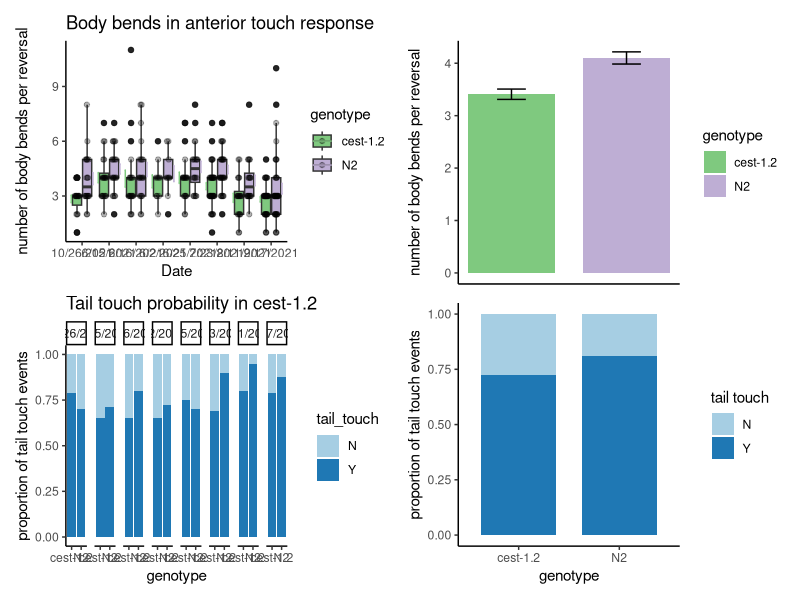
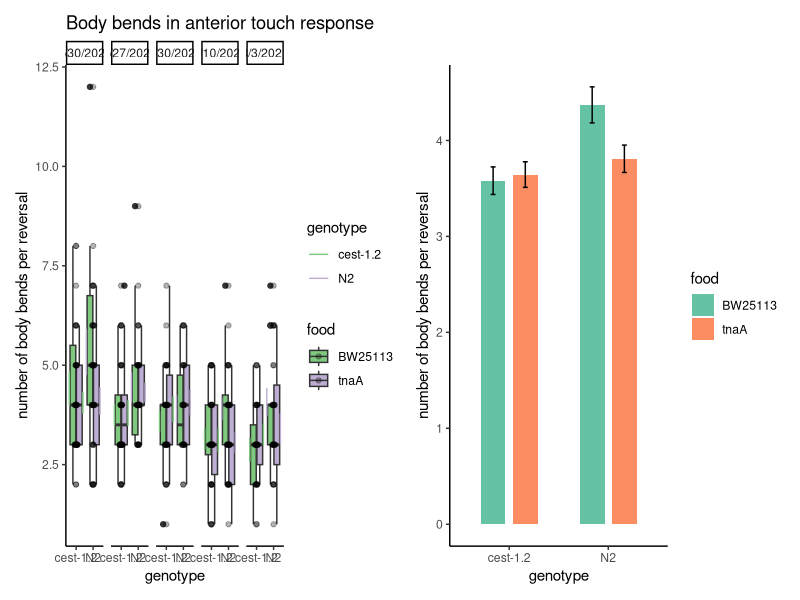
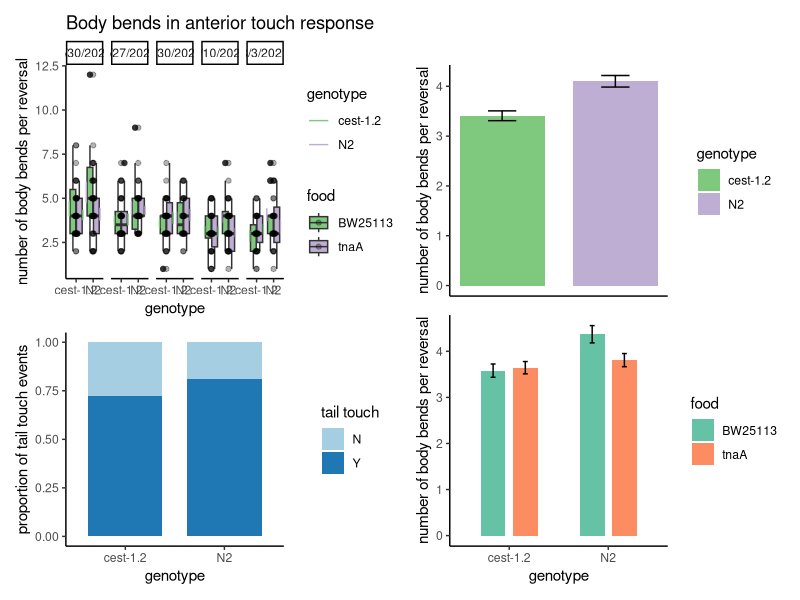
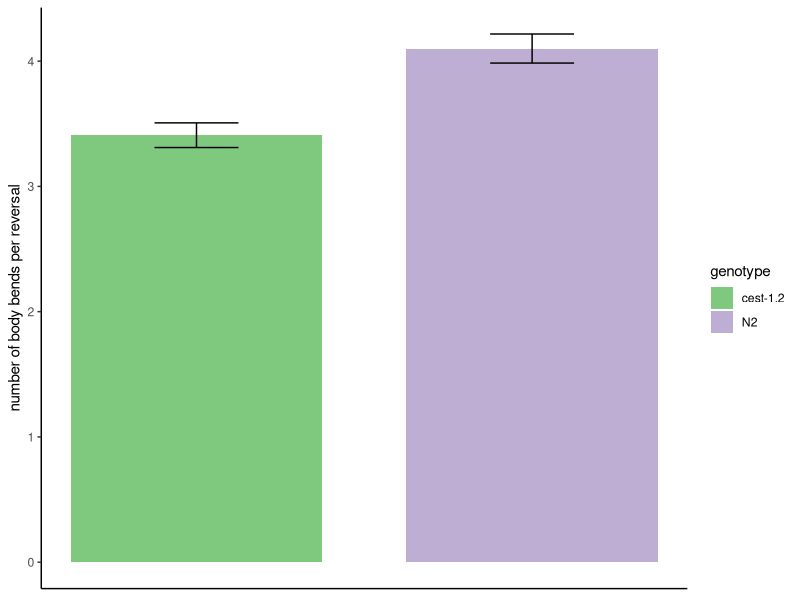
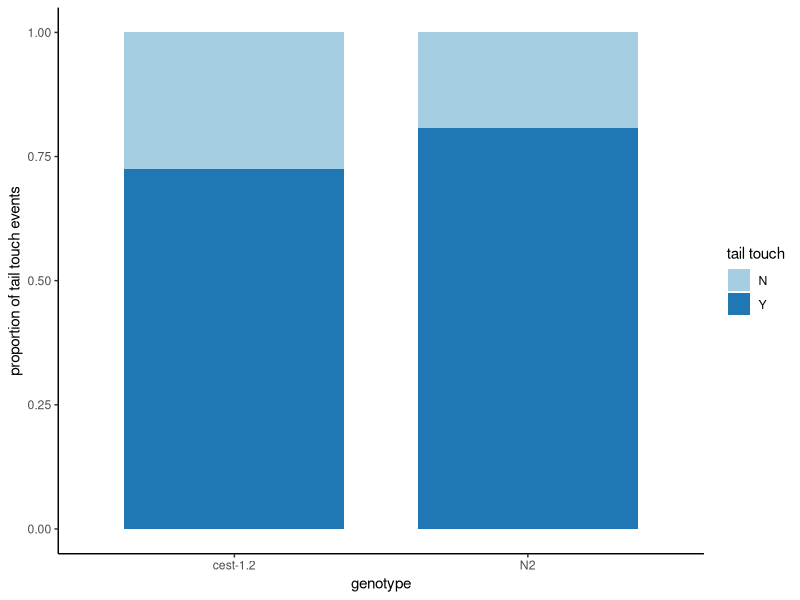
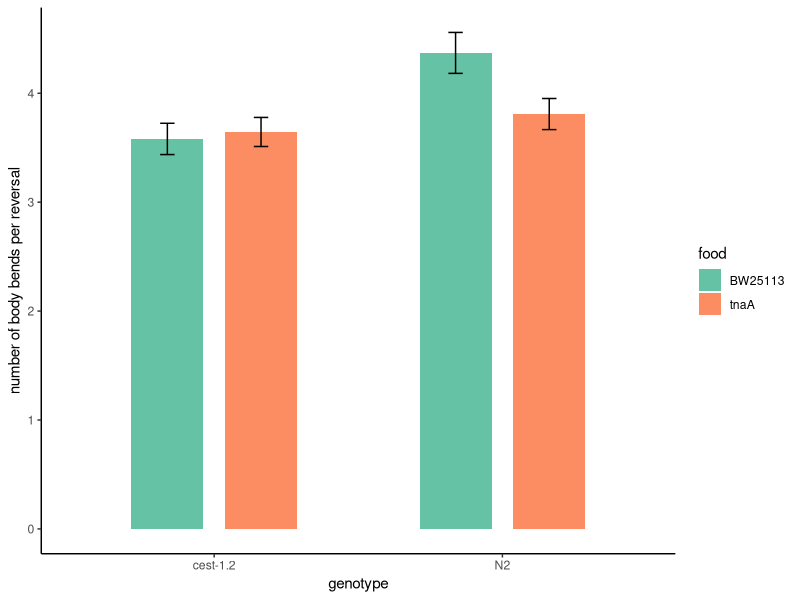

R code for these plots, in order:
## ---- chunk 1
knitr::opts_chunk$set(echo = TRUE)
library(tidyverse)
library(patchwork)
library(ggbeeswarm)
library(kableExtra)
library(magrittr)
theme_set(theme_classic())
## ---- chunk 2
AntTouch <- read_csv('cest1.2_anterior_touch_merged.csv') %>%
  mutate(plate = as.factor(plate))

#vector to filter out dates with possible contamination
dates_contaminated <- c("7/7/2021","7/8/2021","7/14/2021","7/15/2021")

## ---- chunk 3

#bodybend boxplot, by date
bodybendPlot <- AntTouch %>%
  filter(is.na(note), 
         time_off_food != 30, 
         is.na(additive), 
         genotype != "daf-22",
         food == "OP50",  
         !date %in% dates_contaminated) %>%
  ggplot(aes(x = date, fill = genotype, y = bends)) +
  geom_boxplot() +
  ggbeeswarm::geom_quasirandom(aes(group = genotype),
                               width = .1,
                               alpha = 0.3,
                               dodge.width = .75) +
  stat_summary(aes(color = genotype),
               geom = "errorbar", 
               fun.data = "mean_se", 
               width = 0.1, 
               position = position_dodge(width = 1.6)) +
  scale_color_brewer(palette = "Accent") +
  scale_fill_brewer(palette = "Accent") +
   labs(title = "Body bends in anterior touch response",
 y = "number of body bends per reversal", x = "Date") 

#tail touch bar plot, by date
tailtouchPlot <- 
  AntTouch %>%
  ungroup() %>%
  filter(is.na(note), 
         is.na(additive),  
         food == "OP50", 
         genotype != "daf-22",
         !date %in% dates_contaminated) %>%
  ggplot(aes(x = genotype, fill = tail_touch)) +
  geom_bar(position = "fill") +
  labs(title = "Tail touch probability in cest-1.2",
       y = "proportion of tail touch events") +
  facet_grid(.~date) +
    scale_fill_brewer(palette = "Paired")

#bodybend bar plot, combined
bodybendPlot2 <- AntTouch %>%
  filter(is.na(note), 
         time_off_food != 30, 
         is.na(additive), 
         food == "OP50",
         !date %in% dates_contaminated) %>%
  ggplot(aes(x = 1, fill = genotype, y = bends)) +
  stat_summary(aes(fill= genotype),
               geom = "bar", 
               fun = "mean", 
               width = 0.3, 
               position = position_dodge(width = .4)) +
 # ggbeeswarm::geom_quasirandom(aes(group = genotype),
                              # pch=1,
                              # width = .075,
                              # alpha = 0.6,
                              # dodge.width = .4) +
  stat_summary(geom = "errorbar", 
               fun.data = "mean_se", 
               width = 0.1, 
               position = position_dodge(width = .4)) +
  scale_color_brewer(palette = "Accent") +
  scale_fill_brewer(palette = "Accent") +
   labs(
 y = "number of body bends per reversal") +
  theme(axis.title.x=element_blank(),
        axis.text.x=element_blank(),
        axis.ticks.x=element_blank())

#tail touch bar plot, combined
tailtouchPlot2 <- AntTouch %>%
  ungroup() %>%
  filter(is.na(note), 
         is.na(additive),
         food == "OP50",
         !date %in% dates_contaminated) %>%
  ggplot(aes(x = genotype, fill = tail_touch)) +
  geom_bar(position = "fill",
           width = 0.75) +
  labs(fill = "tail touch",
       y = "proportion of tail touch events") +
  scale_fill_brewer(palette = "Paired")

(bodybendPlot / tailtouchPlot) | (bodybendPlot2 / tailtouchPlot2)
## ---- chunk 4

#body bends comparison of means
AntTouchSimplified <- AntTouch %>% 
  filter(is.na(note), 
         time_off_food != 30, 
         is.na(additive), 
         food == "OP50",
         !date %in% dates_contaminated) %>%
  select(genotype, bends)

t.test(bends ~ genotype, data = AntTouchSimplified)

standard.error <- function(x) sd(x)/ sqrt(length(x))

standard.error(AntTouchSimplified$bends[AntTouchSimplified$genotype == "N2"])

standard.error(AntTouchSimplified$bends[AntTouchSimplified$genotype == "cest-1.2"])

## ---- chunk 5

#tnaA bodybends plot by date
tnaAbodybendPlot <- AntTouch %>%
  filter(is.na(note),
         time_off_food != 30,
         !food %in% c("OP50", "JUb39", "tdcKO"),
         !date %in% dates_contaminated) %>%
  ggplot(aes(x = genotype, fill = food, y = bends)) +
  geom_boxplot() +
  ggbeeswarm::geom_quasirandom(aes(group = genotype),
                               width = .1,
                               alpha = 0.3,
                               dodge.width = .75) +
  stat_summary(aes(color = genotype),
               geom = "errorbar", 
               fun.data = "mean_se", 
               width = 0.1, 
               position = position_dodge(width = 1.6)) +
  scale_color_brewer(palette = "Accent") +
  scale_fill_brewer(palette = "Accent") +
   labs(title = "Body bends in anterior touch response",
 y = "number of body bends per reversal") +
  facet_grid(.~ date)


#bodybend bar plot, combined
tnaAbodybendPlot2 <- AntTouch %>%
 filter(is.na(note), 
         is.na(additive),  
         !food %in% c("OP50", "JUb39", "tdcKO"), 
         genotype != "daf-22",
         !date %in% dates_contaminated) %>%
  ggplot(aes(x = genotype, fill = food, y = bends)) +
  stat_summary(aes(fill= food),
               geom = "bar", 
               fun = "mean", 
               width = 0.5, 
               position = position_dodge(width = .65)) +
  stat_summary(geom = "errorbar", 
               fun.data = "mean_se", 
               width = 0.1, 
               position = position_dodge(width = .65)) +
  scale_color_brewer(palette = "Set2") +
  scale_fill_brewer(palette = "Set2") +
   labs(
 y = "number of body bends per reversal")


(tnaAbodybendPlot | tnaAbodybendPlot2)


## ---- chunk 6

AntTouch_BW <- AntTouch %>% 
  filter(is.na(note), 
         time_off_food != 30, 
         is.na(additive), 
         food == "BW25113",
         !date %in% dates_contaminated) %>%
  select(genotype, bends)

t.test(bends ~ genotype, data = AntTouch_BW)

AntTouch_tnaA <- AntTouch %>% 
  filter(is.na(note), 
         time_off_food != 30, 
         is.na(additive), 
         food == "tnaA",
         !date %in% dates_contaminated) %>%
  select(genotype, bends)

t.test(bends ~ genotype, data = AntTouch_tnaA)

## ---- chunk 7

#png("stars.png", width = 500, height = 500)

(tnaAbodybendPlot/tailtouchPlot2 | bodybendPlot2/tnaAbodybendPlot2)

png("cest-1.2_bodybend_plot.png")
(bodybendPlot2)

png("cest-1.2_tailtouch_plot.png")
(tailtouchPlot2)

png("cest-1.2_tnaAexperiment_plot.png")
(tnaAbodybendPlot2)
